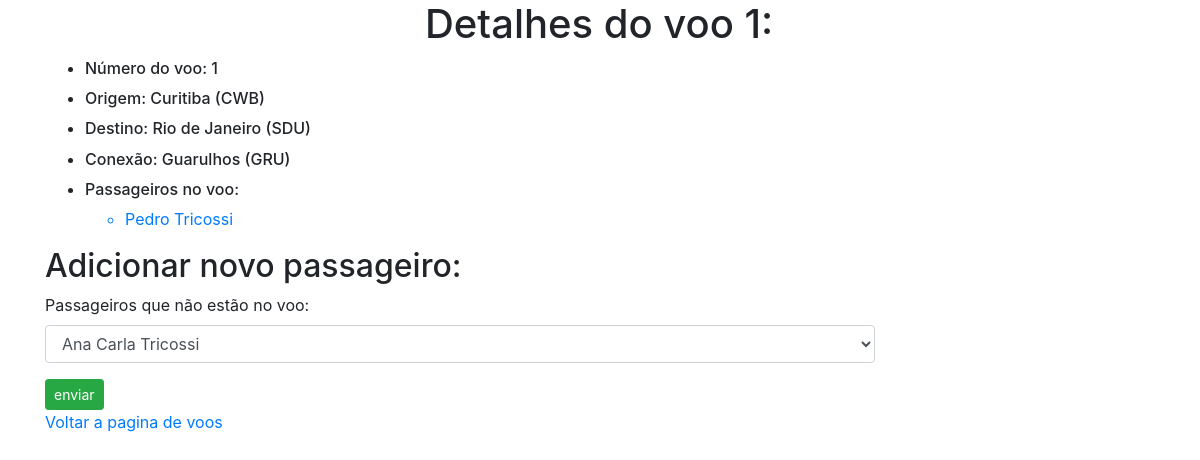
The page /1 on the database its author committed.
### flights/models.py (models this page shows, shortened)
class Flights(models.Model):
    origin = models.ForeignKey(Airport, on_delete=models.CASCADE, related_name="departures")
    destination = models.ForeignKey(Airport, on_delete=models.CASCADE, related_name="arrivals")
    stop = models.ForeignKey(Airport,on_delete=models.CASCADE, related_name="stop", default="1")
    duration = models.IntegerField()

class Airport(models.Model):
    code = models.CharField(max_length=3)
    city = models.CharField(max_length=64)
    def __str__(self):
        return f"{self.city} ({self.code})"

class Passengers(models.Model):
    first = models.CharField(max_length=64)
    last = models.CharField(max_length=64)
    age = models.IntegerField(blank=True)
    sex = models.CharField(blank=True, max_length=64)
    flights = models.ManyToManyField(Flights, blank=True, related_name="passengers")
    def __str__(self):
        return f"{self.first} {self.last}"

### flights/views.py (the view)
# urls.py: path("<int:flight_id>", views.flight, name="flight"),
def flight(request, flight_id):
    try:
        flight = Flights.objects.get(pk=flight_id)
    except Flights.DoesNotExist:
        raise Http404("Flight does not exist")
    context = {
        "flight": flight,
        "passengers": flight.passengers.all(),
        "non_passengers": Passengers.objects.exclude(flights=flight).all()
    }
    return render(request, "flights/flight.html", context)

### flights/templates/flights/flight.html (shortened to what this page needs)
{% extends "flights/base.html" %}
{% block body %}
    <div class="container">
        <div class="row align-items-start">
          <div class="col">
            <h1>Detalhes do voo {{ flight.id }}:</h1>
          </div>
        </div>
        <div class="row align-items-center">
            <div class="col">
                <ul>
                    <li><h6>Número do voo: {{ flight.id }}</h6></li>
                    <li><h6>Origem: {{ flight.origin }}</h6></li>
                    <li><h6>Destino:  {{ flight.destination }}</h6></li>
                    <li><h6>Conexão:  {{ flight.stop }}</h6></li>
                    <li>
                        <h6>Passageiros no voo:</h6>
                        <ul>
                            {% for passenger in passengers %}
                                <a href="{% url 'passenger' passenger.id %}">
                                    <li>{{ passenger }}</li>
                                </a>
                            {% empty %}
                            <li>Sem Passageiros</li>
                            {% endfor %}
                        </ul>
                    </li>
                </ul>
            </div>
        </div>
        <div class="row align-items-end">
            <div class="col">
                {% if non_passengers %}
                    <h2>Adicionar novo passageiro:</h2>
                    <form action="{% url 'book' flight.id %}" method="post">
                        <div class="form-row">
                            <div class="form-group col-md-9">
                                <label for="exampleFormControlSelect1">Passageiros que não estão no voo:</label>
                                <select class="form-control" name="passenger" >
                                    {% for passenger in non_passengers %}
                                    <option value="{{ passenger.id }}">{{ passenger }}</option>
                                    {% endfor %}
                                </select>
                            </div>
                        </div>
                        <button type="submit " class="btn btn-success btn-sm" class="">enviar</button>
                    </form>
                {% else %}
                    <div>No passengers to add.</div>
                {% endif %}
                <a href="{% url 'index' %}">Voltar a pagina de voos</a>
            </div>
        </div>
      </div>
{% endblock %}

### rows shown on the page
Flights: id "1", origin "Curitiba (CWB)", destination "Rio de Janeiro (SDU)", stop "Guarulhos (GRU)"
Passengers: first+last "Pedro Tricossi"

### other values the page prints
form field passenger "Ana Carla Tricossi"
